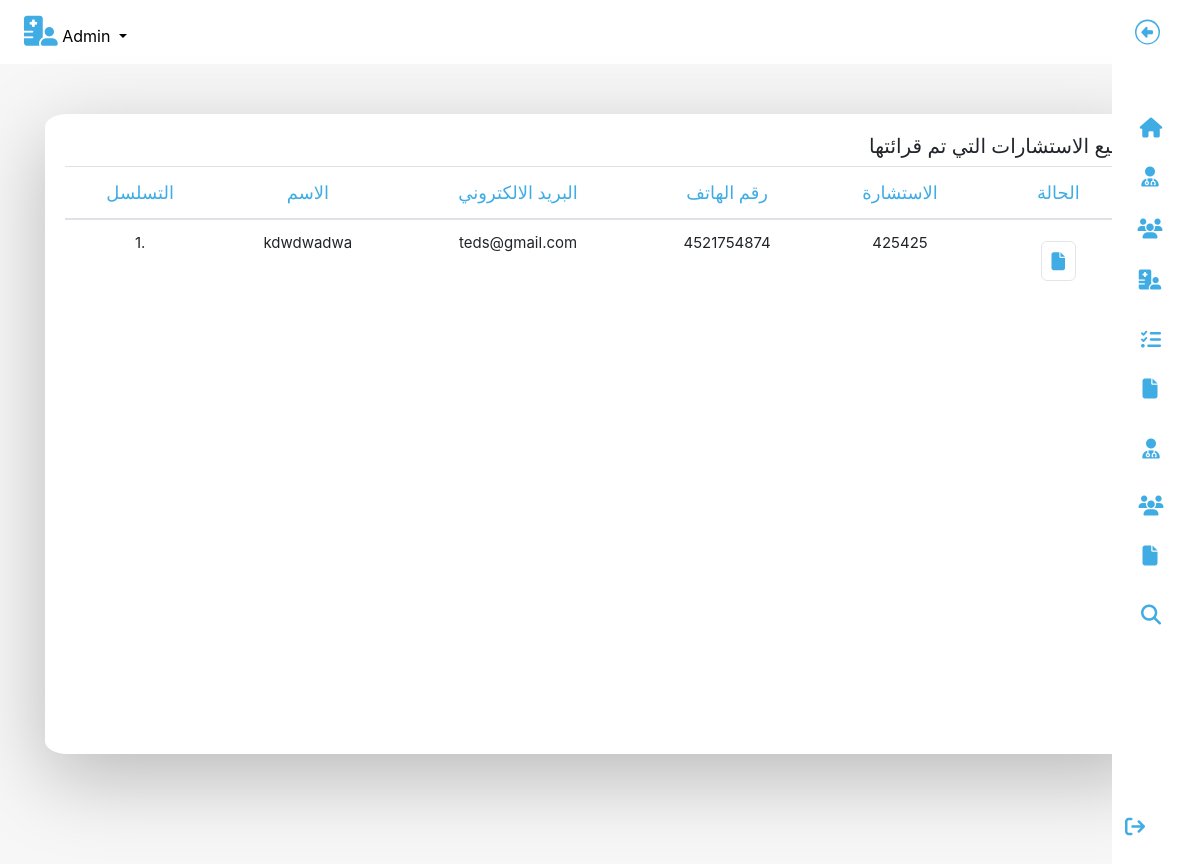
The app's page /hms/admin/read-query.php (signed in) with its own data.
### tables this page shows
CREATE TABLE `tblcontactus` (
  `id` int(11) NOT NULL,
  `fullname` varchar(255) DEFAULT NULL,
  `email` varchar(255) DEFAULT NULL,
  `contactno` bigint(12) DEFAULT NULL,
  `message` mediumtext DEFAULT NULL,
  `PostingDate` timestamp NULL DEFAULT current_timestamp(),
  `AdminRemark` mediumtext DEFAULT NULL,
  `LastupdationDate` timestamp NULL DEFAULT NULL ON UPDATE current_timestamp(),
  `IsRead` int(11) DEFAULT NULL
);

### hms/admin/read-query.php (the view, shortened to what this page needs)
<?php
include('include/config.php');
?>
<!DOCTYPE html>
<html lang="en">
<head>
	<link rel="stylesheet" href="https://cdn.jsdelivr.net/npm/bootstrap@4.6.1/dist/css/bootstrap.min.css">
	<link rel="stylesheet" href="https://cdnjs.cloudflare.com/ajax/libs/font-awesome/6.1.1/css/all.min.css" />
	<link rel="stylesheet" href="../../css/style2.css">
</head>
<body>
	<div id="app">
		<?php include('include/sidebar.php'); ?>
		<div class="app-content">
			<?php include('include/header.php'); ?>
			<div class="main">
				<div class="container" id="container">
					<div class="tablediv">
						<h5 class="over-title margin-bottom-15">جميع <span class="text-bold">الاستشارات التي تم قرائتها</span></h5>
						<table class="table" id="sample-table-1">
							<thead>
								<tr>
									<th class="center">التسلسل</th>
									<th>الاسم</th>
									<th class="hidden-xs">البريد الالكتروني</th>
									<th>رقم الهاتف </th>
									<th>الاستشارة </th>
									<th>الحالة</th>
								</tr>
							</thead>
							<tbody>
								<?php
								$sql = mysqli_query($con, "select * from tblcontactus where IsRead is not null");
								$cnt = 1;
								while ($row = mysqli_fetch_array($sql)) {
								?>
									<tr>
										<td class="center"><?php echo $cnt; ?>.</td>
										<td class="hidden-xs"><?php echo $row['fullname']; ?></td>
										<td><?php echo $row['email']; ?></td>
										<td><?php echo $row['contactno']; ?></td>
										<td><?php echo $row['message']; ?></td>
										<td>
											<div class="visible-md visible-lg hidden-sm hidden-xs">
												<a href="query-details.php?id=<?php echo $row['id']; ?>" class="btn btn-transparent btn-lg" title="شاهد التفاصيل كاملة"><i class="fa-solid fa-file tableicon"></i></a>
											</div>
										</td>
									</tr>
								<?php
									$cnt = $cnt + 1;
								} ?>
							</tbody>
						</table>
					</div>
				</div>
			</div>
		</div>
	</div>
</body>
</html>

### css/style2.css (style rules this page uses)
* { margin: 0; padding: 0; box-sizing: border-box; }
.main { background-color: #f7f7f7; min-height: 100vh; padding-top: 20px; }
.tablediv { padding: 20px; text-align: right; background-color: white; margin: 30px auto; border-radius: 2%; border-bottom: 1px; box-shadow: 0 24px 80px hsla(0, 0%, 0%, 0.25); overflow-x: auto; min-height: 80vh; }
.tablediv table th { color: #3face4; font-size: 18px; font-family: 'Amiri', serif; font-weight: 200; text-align: center; }
.tablediv table td { font-size: 15px; text-align: center; }
.tableicon.fa-edit, .tableicon.fa-eye, .tableicon.fa-file { border: 1px solid #e2e6e9; border-radius: 6px; padding: 10px; font-size: 18px; color: #3face4; }

### records on screen
tblcontactus: fullname "kdwdwadwa", email "teds@gmail.com", contactno "4521754874", message "425425"
